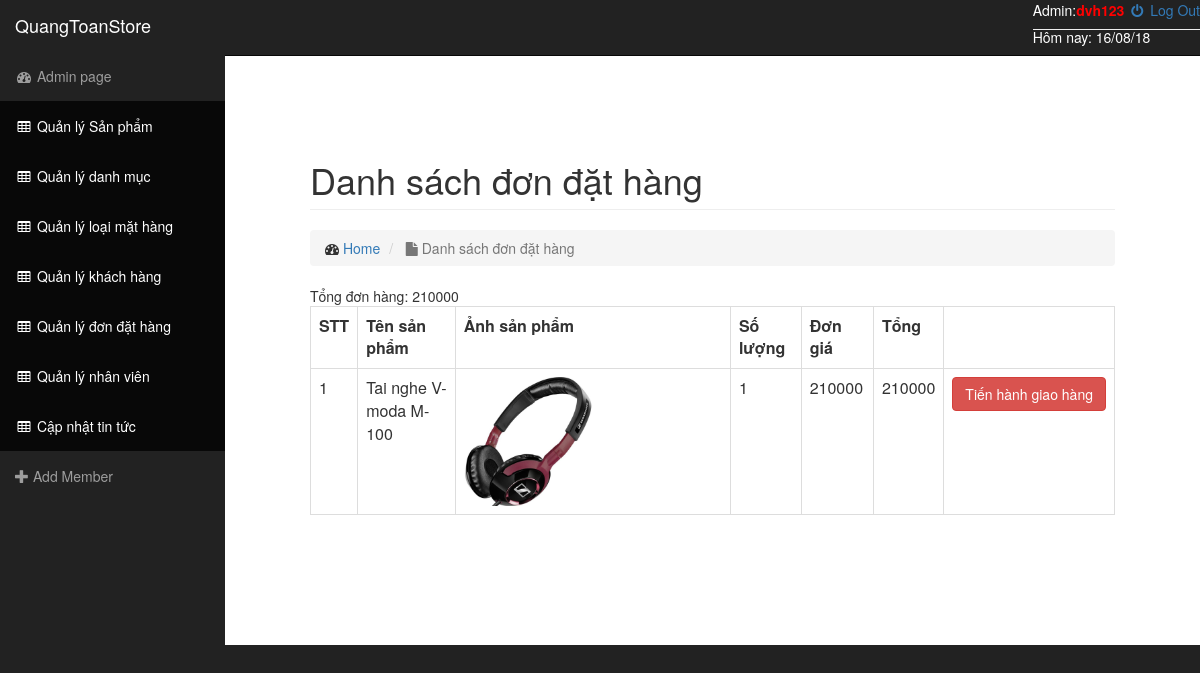
/Admin/index.php?control=mngOrder&action=Detail&id=36 (signed in), run on the app's committed database.
### tables this page shows
CREATE TABLE IF NOT EXISTS `chitietdonhang` (
  `dh_id` int(11) NOT NULL,
  `sp_id` int(11) NOT NULL,
  `soluong` int(11) NOT NULL,
  `dongia` int(11) NOT NULL
);

CREATE TABLE IF NOT EXISTS `sanpham` (
  `sp_id` int(100) NOT NULL AUTO_INCREMENT,
  `sp_tensanpham` varchar(100) NOT NULL,
  `sp_gia` int(11) NOT NULL,
  `sp_anh` varchar(50) NOT NULL,
  `sp_anhphu3` varchar(500) NOT NULL,
  `sp_anhphu2` varchar(500) NOT NULL,
  `sp_anhphu1` varchar(500) NOT NULL,
  `sp_mota` text NOT NULL,
  `sp_motangan` varchar(50) NOT NULL,
  `sp_giamgia` int(11) NOT NULL,
  `sp_idloai` int(11) NOT NULL,
  `sp_ngaynhap` date NOT NULL,
  `sp_ngaysua` date DEFAULT '0000-00-00',
  `sp_soluong` int(11) NOT NULL,
  `sp_HSX` int(11) NOT NULL,
  `sp_baohanh` int(11) NOT NULL,
  `sp_view` int(11) NOT NULL,
  PRIMARY KEY (`sp_id`)
);

### Admin/controllers/mngOrder.php (called while the page is built, shortened)
<?php
class mngOrder{
        function Detail() {
            if(isset($_GET['id'])) $iddh=$_GET['id'];
            $model=new MasterModel();
            $get1=$model->Command("SELECT * FROM `chitietdonhang` INNER JOIN  sanpham ON chitietdonhang.sp_id=sanpham.sp_id
INNER JOIN donhang ON chitietdonhang.dh_id=donhang.dh_id WHERE chitietdonhang.dh_id=$iddh");
        require_once './views/order/chitiet_order.php';
        }
    }

### Admin/models/masterModel.php (called while the page is built, shortened)
<?php
    class MasterModel{
        public function Command($sql){
            global $conn;
            $result=$conn->query($sql) or die(mysqli_error());
            return $result;
        }
    }
?>

### Admin/views/order/chitiet_order.php (the view, shortened to what this page needs)
<div id="wrapper" style="padding: 50px">
        <div id="page-wrapper">
            <div class="container-fluid">
                <div class="row">
                    <div class="col-lg-12">
                        <h1 class="page-header">
                            Danh sách đơn đặt hàng
                        </h1>
                        <ol class="breadcrumb">
                            <li>
                                <i class="fa fa-dashboard"></i>  <a href="?control=Notis">Home</a>
                            </li>
                            <li class="active">
                                <i class="fa fa-file"></i> Danh sách đơn đặt hàng
                            </li>
                        </ol>
                    </div>
                </div>
                <div class="row">
                    <div class="col-md-6 col-lg-12 col-sm-12 col-xs-12">
                        <table class="table table-bordered">
                            <tr>
                                <th>STT</th>
                                <th>Tên sản phẩm</th>
                                <th>Ảnh sản phẩm</th>
                                <th>Số lượng</th>
                                <th>Đơn giá</th>
                                <th>Tổng</th>
                            </tr>
                             <?php $i = 1;$t=0; ?>
                            <?php foreach ($get1 as $row){
                                $id=$row["dh_id"]
                                ?> <tr>
                                <td><?php echo $i; ?></td>
                                <td><?php echo $row["sp_tensanpham"]; ?></td>
                                <td><img src="../style/upload/<?php echo $row["sp_anh"]; ?>" style="width: 50%" ></td>
                                <td><?php echo $row["soluong"]; ?></td>
                                <td><?php echo $row["sp_gia"]; ?></td>
                                <td><?php echo $row["soluong"]*$row["sp_gia"]; ?></td>
                                <td><?php ?>
                                <a href='?control=mngOrder&action=Delete&id=<?=$id?>' class='btn btn-danger delete'>Tiến hành giao hàng</a>
                                </td>
                            </tr>
                            <?php $i++; } ?>
                        </table>
                        <div class="row text-center">
                            <div class="col-lg-12">
                            </div>
                        </div>
                    </div>
                </div>
            </div>
        </div>
    </div>

### Admin/style/css/sb-admin.css (style rules this page uses)
body { margin-top: 100px; background-color: #222; }
@media (min-width:768px) { body { margin-top: 50px; } }
#wrapper { padding-left: 0; }
#page-wrapper { width: 100%; padding: 0; background-color: #fff; }
@media (min-width:768px) { #wrapper { padding-left: 225px; } }
@media (min-width:768px) { #page-wrapper { padding: 10px; } }

### data on the page
chitietdonhang: sp.sp_tensanpham "Tai nghe V-moda M-100", sp.sp_anh (picture), soluong "1", sp.sp_gia "210000", $row['soluong']*$row['sp_gia'] "210000"

### other printed values
$_SESSION['login'] "dvh123"
